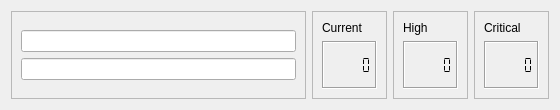
<?xml version="1.0" encoding="UTF-8"?>
<ui version="4.0">
 <class>temperature</class>
 <widget class="QWidget" name="temperature">
  <property name="geometry">
   <rect>
    <x>0</x>
    <y>0</y>
    <width>560</width>
    <height>110</height>
   </rect>
  </property>
  <property name="minimumSize">
   <size>
    <width>560</width>
    <height>110</height>
   </size>
  </property>
  <property name="windowTitle">
   <string>Form</string>
  </property>
  <layout class="QGridLayout" name="gridLayout_2">
   <item row="0" column="0">
    <layout class="QGridLayout" name="gridLayout">
     <item row="1" column="3">
      <widget class="QFrame" name="frame">
       <property name="frameShape">
        <enum>QFrame::StyledPanel</enum>
       </property>
       <property name="frameShadow">
        <enum>QFrame::Raised</enum>
       </property>
       <layout class="QGridLayout" name="gridLayout_6">
        <item row="0" column="0">
         <layout class="QGridLayout" name="gridLayout_5">
          <item row="1" column="0">
           <widget class="QLCDNumber" name="high">
            <property name="sizePolicy">
             <sizepolicy hsizetype="Minimum" vsizetype="Expanding">
              <horstretch>0</horstretch>
              <verstretch>0</verstretch>
             </sizepolicy>
            </property>
            <property name="frameShadow">
             <enum>QFrame::Sunken</enum>
            </property>
            <property name="midLineWidth">
             <number>0</number>
            </property>
            <property name="smallDecimalPoint">
             <bool>true</bool>
            </property>
            <property name="segmentStyle">
             <enum>QLCDNumber::Flat</enum>
            </property>
           </widget>
          </item>
          <item row="0" column="0">
           <widget class="QLabel" name="label_3">
            <property name="text">
             <string>High</string>
            </property>
           </widget>
          </item>
         </layout>
        </item>
       </layout>
      </widget>
     </item>
     <item row="1" column="2">
      <widget class="QFrame" name="frame_3">
       <property name="frameShape">
        <enum>QFrame::StyledPanel</enum>
       </property>
       <property name="frameShadow">
        <enum>QFrame::Raised</enum>
       </property>
       <layout class="QGridLayout" name="gridLayout_4">
        <item row="0" column="0">
         <layout class="QGridLayout" name="gridLayout_3">
          <item row="1" column="0">
           <widget class="QLCDNumber" name="current">
            <property name="sizePolicy">
             <sizepolicy hsizetype="Minimum" vsizetype="Expanding">
              <horstretch>0</horstretch>
              <verstretch>0</verstretch>
             </sizepolicy>
            </property>
            <property name="frameShadow">
             <enum>QFrame::Sunken</enum>
            </property>
            <property name="midLineWidth">
             <number>0</number>
            </property>
            <property name="smallDecimalPoint">
             <bool>true</bool>
            </property>
            <property name="segmentStyle">
             <enum>QLCDNumber::Flat</enum>
            </property>
           </widget>
          </item>
          <item row="0" column="0">
           <widget class="QLabel" name="label_2">
            <property name="text">
             <string>Current</string>
            </property>
           </widget>
          </item>
         </layout>
        </item>
       </layout>
      </widget>
     </item>
     <item row="1" column="4">
      <widget class="QFrame" name="frame_2">
       <property name="frameShape">
        <enum>QFrame::StyledPanel</enum>
       </property>
       <property name="frameShadow">
        <enum>QFrame::Raised</enum>
       </property>
       <layout class="QGridLayout" name="gridLayout_8">
        <item row="0" column="0">
         <layout class="QGridLayout" name="gridLayout_7">
          <item row="1" column="0">
           <widget class="QLCDNumber" name="critical">
            <property name="sizePolicy">
             <sizepolicy hsizetype="Minimum" vsizetype="Expanding">
              <horstretch>0</horstretch>
              <verstretch>0</verstretch>
             </sizepolicy>
            </property>
            <property name="frameShadow">
             <enum>QFrame::Sunken</enum>
            </property>
            <property name="midLineWidth">
             <number>0</number>
            </property>
            <property name="smallDecimalPoint">
             <bool>true</bool>
            </property>
            <property name="segmentStyle">
             <enum>QLCDNumber::Flat</enum>
            </property>
           </widget>
          </item>
          <item row="0" column="0">
           <widget class="QLabel" name="label_4">
            <property name="text">
             <string>Critical</string>
            </property>
           </widget>
          </item>
         </layout>
        </item>
       </layout>
      </widget>
     </item>
     <item row="1" column="0">
      <widget class="QFrame" name="frame_4">
       <property name="frameShape">
        <enum>QFrame::StyledPanel</enum>
       </property>
       <property name="frameShadow">
        <enum>QFrame::Raised</enum>
       </property>
       <layout class="QGridLayout" name="gridLayout_10">
        <item row="0" column="0">
         <layout class="QGridLayout" name="gridLayout_9">
          <item row="1" column="0">
           <widget class="QLineEdit" name="label">
            <property name="dragEnabled">
             <bool>true</bool>
            </property>
            <property name="readOnly">
             <bool>true</bool>
            </property>
           </widget>
          </item>
          <item row="0" column="0">
           <widget class="QLineEdit" name="hardware">
            <property name="dragEnabled">
             <bool>true</bool>
            </property>
            <property name="readOnly">
             <bool>true</bool>
            </property>
           </widget>
          </item>
         </layout>
        </item>
       </layout>
      </widget>
     </item>
    </layout>
   </item>
  </layout>
 </widget>
 <resources/>
 <connections/>
</ui>
